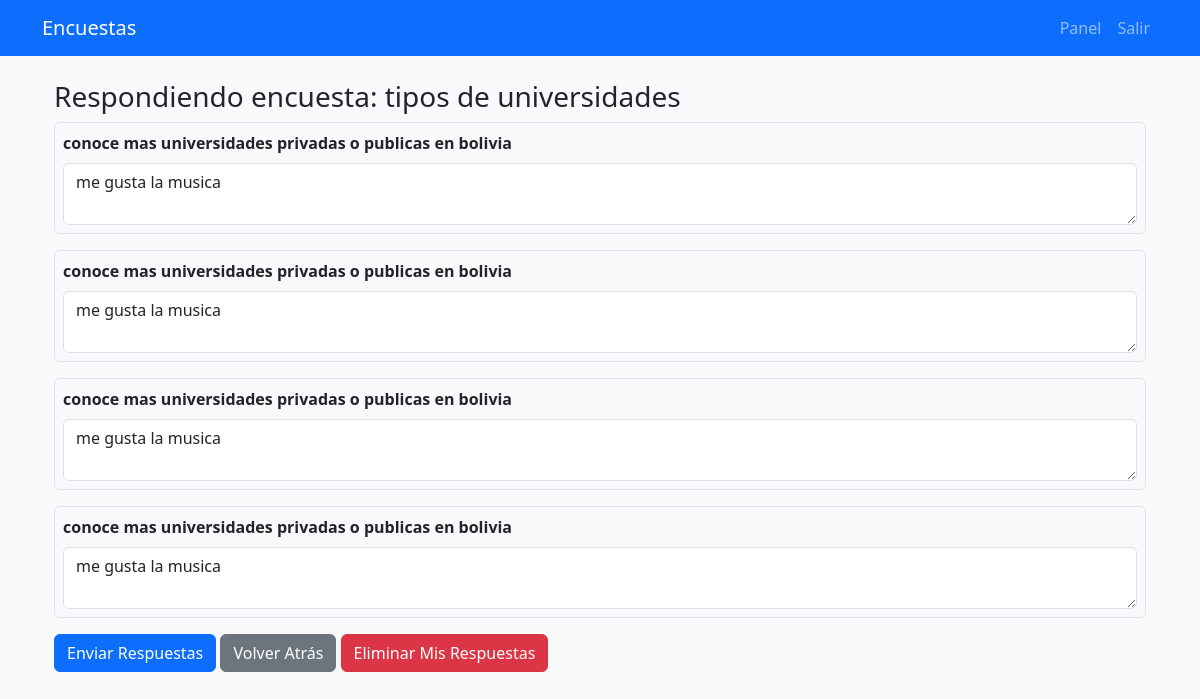
Screenshot of /encuestas/1/responder (signed in) with the database file from the repository.
### tables this page shows
CREATE TABLE encuestas (
    id INTEGER PRIMARY KEY AUTOINCREMENT,
    titulo TEXT,
    descripcion TEXT,
    fecha_creacion TEXT
);

CREATE TABLE respuestas (
    id INTEGER PRIMARY KEY AUTOINCREMENT,
    id_pregunta INTEGER,
    id_usuario INTEGER,
    respuesta_texto TEXT,
    valor INTEGER,
    FOREIGN KEY (id_pregunta) REFERENCES preguntas(id) ON DELETE CASCADE,
    FOREIGN KEY (id_usuario) REFERENCES usuarios(id) ON DELETE SET NULL
);

CREATE TABLE preguntas (
    id INTEGER PRIMARY KEY AUTOINCREMENT,
    id_encuesta INTEGER,
    texto_pregunta TEXT,
    tipo TEXT,
    FOREIGN KEY (id_encuesta) REFERENCES encuestas(id) ON DELETE CASCADE
);

### app.py (the view, shortened to what this page needs)
@app.route("/encuestas/<int:id_encuesta>/responder", methods=["GET","POST"])
@login_required
def responder(id_encuesta):
    conn = get_connection()
    cur = conn.cursor()
    cur.execute('SELECT id, titulo FROM encuestas WHERE id = ?', (id_encuesta,))
    encuesta = cur.fetchone()
    cur.execute('''SELECT p.id, p.texto_pregunta, p.tipo, r.respuesta_texto, r.valor
                   FROM preguntas p
                   LEFT JOIN respuestas r ON p.id = r.id_pregunta AND r.id_usuario=?
                   WHERE p.id_encuesta = ?''', (current_user.id, id_encuesta))
    preguntas = cur.fetchall()
    conn.close()
    return render_template('responder.html', encuesta=encuesta, preguntas=preguntas, usuario=current_user)

### app.py (called while the page is built)
@login_manager.user_loader
def load_user(user_id):
    conn = get_connection()
    cur = conn.cursor()
    cur.execute("SELECT * FROM usuarios WHERE id = ?", (user_id,))
    user = cur.fetchone()
    conn.close()
    if user:
        return User(user[0], user[1], user[2], user[4])
    return None

### conexion.py (called while the page is built)
def get_connection():
    conn = sqlite3.connect(DB_PATH)
    conn.row_factory = None
    return conn

### templates/responder.html (shortened to what this page needs)
{% extends "base.html" %}
{% block content %}
<div class="container mt-4">
    <h3>Respondiendo encuesta: {{ encuesta[1] }}</h3>
    <form method="POST">
        {% for p in preguntas %}
        <div class="mb-3 border p-2 rounded">
            <label class="form-label"><strong>{{ p[1] }}</strong></label>
            {% if p[2] == 'valor' %}
            <input type="number" class="form-control w-25" name="valor_{{ p[0] }}" value="{{ p[4] or '' }}">
            {% else %}
            <textarea class="form-control" name="txt_{{ p[0] }}">{{ p[3] or '' }}</textarea>
            {% endif %}
        </div>
        {% endfor %}
        <div class="mt-3">
            <button type="submit" class="btn btn-primary">Enviar Respuestas</button>
            <a href="{{ url_for('panel') }}" class="btn btn-secondary">Volver Atrás</a>
            <a href="{{ url_for('eliminar_respuestas', id_encuesta=encuesta[0]) }}"
               class="btn btn-danger"
               onclick="return confirm('¿Seguro que deseas eliminar tus respuestas?');">
               Eliminar Mis Respuestas
            </a>
        </div>
    </form>
</div>
{% endblock %}

### static/css/estilos.css (style rules this page uses)
body { font-family: system-ui, -apple-system, 'Segoe UI', Roboto, Arial; }

### rows the page displays
encuestas: titulo "tipos de universidades"
respuestas: texto_pregunta "conoce mas universidades privadas o publicas en bolivia", respuesta_texto "me gusta la musica"
respuestas: texto_pregunta "conoce mas universidades privadas o publicas en bolivia", respuesta_texto "me gusta la musica"
respuestas: texto_pregunta "conoce mas universidades privadas o publicas en bolivia", respuesta_texto "me gusta la musica"
respuestas: texto_pregunta "conoce mas universidades privadas o publicas en bolivia", respuesta_texto "me gusta la musica"
